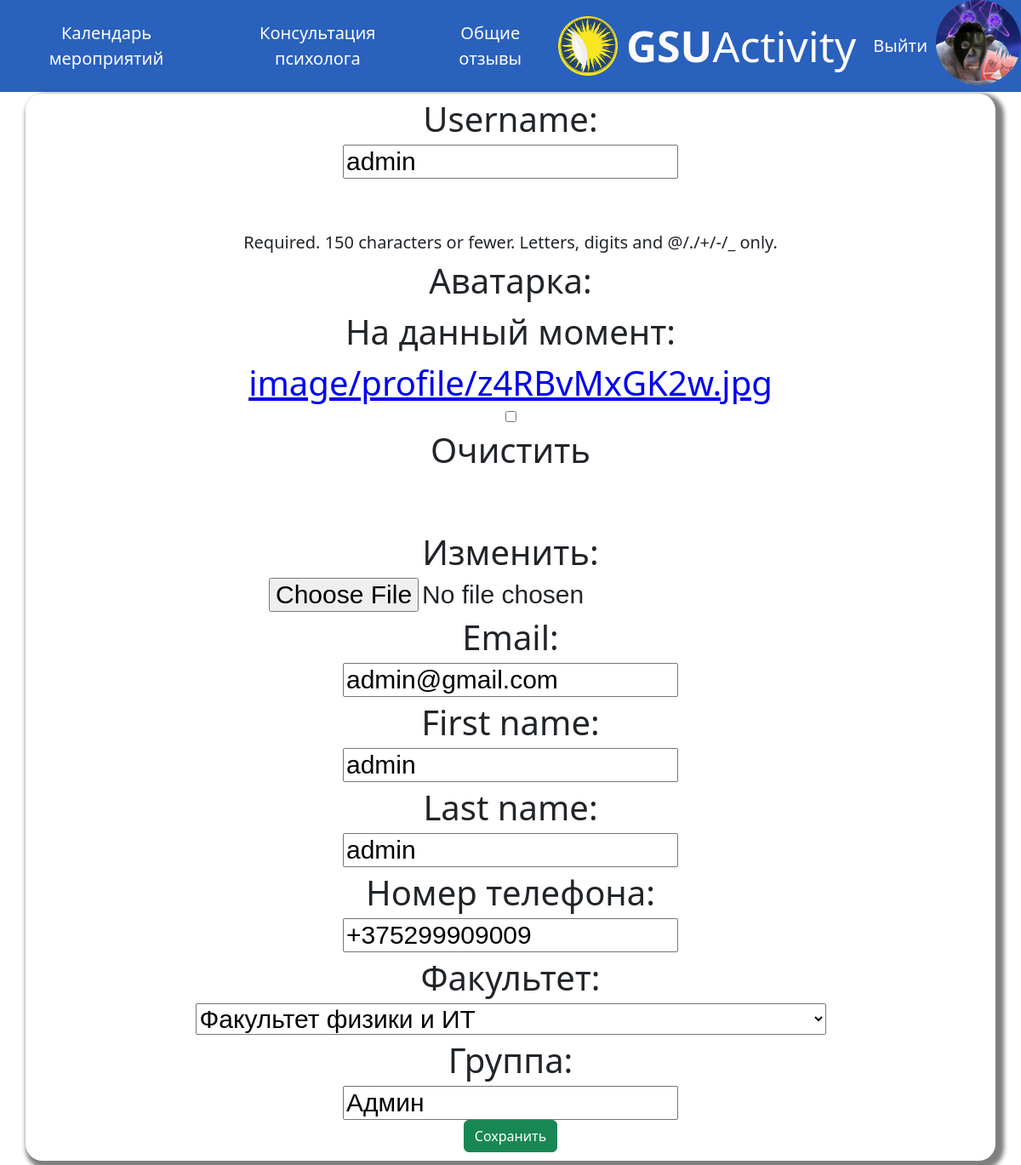
Screenshot of /profile/change (signed in) with the database file from the repository.
### news/models.py (models this page shows)
class AdvUser(AbstractUser):
    fac = (
        ('bio','Биологический факультет'),
        ('geo','Геолого-географический факультет'),
        ('ist','Факультет истории и межкультурных коммуникаций'),
        ('in','Факультет иностранных языков'),
        ('mat','Факультет математитики и ТП'),
        ('psi','Факультет психологии и педагогики'),
        ('fiz','Факультет физики и ИТ'),
        ('ffk','Факультет физической культуры'),
        ('fil','Филологический факультет'),
        ('eko','Экономический факультет'),
        ('yr','Юридичесий факультет'),
        )
    is_activated = models.BooleanField(default=True, db_index=True,verbose_name='Прошел активацию')
    avatar = models.ImageField(null=True, blank=True, upload_to="image/profile/",verbose_name='Аватарка')
    phone_num = models.CharField(unique = True, null = True, blank = False, max_length=13,verbose_name='Номер телефона')
    faculty = models.CharField(null = True, blank =False,choices=fac,max_length=50,verbose_name='Факультет')
    group = models.CharField(null = True, blank = False,max_length=10,verbose_name='Группа')
    class Meta(AbstractUser.Meta):
        pass

### news/views.py (the view)
# urls.py: path('profile/change', ChangeUserInfoView.as_view(), name='profile_change'),
class ChangeUserInfoView(SuccessMessageMixin, LoginRequiredMixin, UpdateView):
    model = AdvUser
    template_name = 'news/change_user_info.html'
    form_class = ChangeUserInfoForm
    success_url = reverse_lazy('news:profile')
    success_message = 'Info changed'
    def dispatch(self, request, *args, **kwargs):
        self.user_id = request.user.pk
        return super().dispatch(request, *args, **kwargs)
    def get_object(self, queryset=None):
        if not queryset:
            queryset = self.get_queryset()
        return get_object_or_404(queryset, pk=self.user_id)

### news/forms.py
class ChangeUserInfoForm(forms.ModelForm):
    email = forms.EmailField(required=True, label='Email')
    class Meta:
        model = AdvUser
        fields = ('username', 'avatar', 'email', 'first_name', 'last_name','phone_num','faculty','group')

### news/templates/news/change_user_info.html (shortened to what this page needs)
{% extends "layout/basic.html" %}
{% load bootstrap4 %}
{% block content %}
<div class="profile">
	<form method="post" enctype="multipart/form-data">
		{{ form }}
		<button type="submit" class="btn btn-success">Сохранить</button>
	</form>
</div>
{% endblock %}

### news/templates/layout/basic.html (shortened to what this page needs)
{% load static %}
<!DOCTYPE html>
<html>
<head>
	<link rel="stylesheet" type="text/css" href="{% static 'news/style.css' %}">
</head>
<body>
	<header>
		<nav class="nav">
			<div class="link dropdown">
				<a>Календарь мероприятий</a>
			</div>
			<a href="{% url 'news:consult' %}"  class="link">Консультация психолога</a>
			<a href="{% url 'news:otz' %}"  class="link">Общие отзывы</a>
  		</nav>
  		<div class="logo ">
  			<img src="\static\news\logo.png" class="logot"><a href="{% url 'news:index' %} " class="logo_link"><strong>GSU</strong>Activity</a>
  		</div>
     	<div class="log">
     		{% if user.is_authenticated %}
     			<a href="{% url 'news:logout' %}" class="link">Выйти</a>
				<a href="{% url 'news:profile' %}">
					{% if user.avatar %}
      					<img class="avatar" src="{{ user.avatar.url }}">
    				{% else %}
      					<img class="avatar" src="\static\news\user.png">
    				{% endif %}
			    </a>
			{% else %}
				<a href="{% url 'news:login' %}" class="link">Войти</a>
				<a href="{% url 'news:register' %}" class="link">Регистрация</a>
			{% endif %}
		</div>
	</header>
	<section>
		{% block content %}
		{% endblock %}
	</section>
</body>
</html>

### rows the page displays
AdvUser: avatar (picture), username "admin", email "admin@gmail.com", first_name "admin", last_name "admin", phone_num "+375299909009", faculty "Факультет физики и ИТ", group "Админ"
